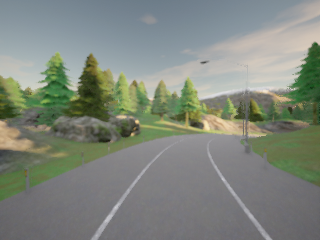
#> input picture info/cam_01_1955.png, 320 x 240 px; its folder holds only this picture in this run
$ jupyter execute lane_line_detection.ipynb   (shell and % lines are left out)   (older library calls are emulated)
#> lines starting #> are read from the running program, lines starting #| are printed output that depends on the picture; after the words box and inside, x2 and y2 are one past the last pixel; in counts of white or black regions, pixels touching at a corner belong together
#> further down, img is the input picture: shape (240, 320, 3); mean B, G, R 124.8, 134.7, 128
### utils/detector.py
import cv2
import numpy as np
from skimage.measure import LineModelND, ransac

class Detector():
    def __init__(self, scan_range={'start':0,'stop':240,'steps':20},scan_window={'height':15,'max_adjust':10}):
        self.scan_range = scan_range
        self.scan_window = scan_window
        self.model = LineModelND()
        self.debug = []

    def img_filter(self,iimg):
        """
        Filters an RGB image to get the lane boundaries

        Args:
            iimg ([type]): RGB image

        Returns:
            [type]: RGB image
        """
        iimg = cv2.cvtColor(iimg,cv2.COLOR_BGR2GRAY)
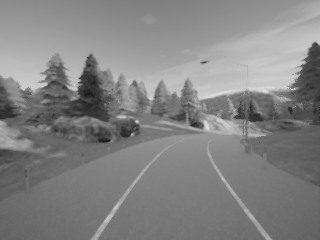
#> iimg: shape (240, 320); min 24, max 224, mean 130.9
        ciimg = cv2.Canny(iimg,50,250)
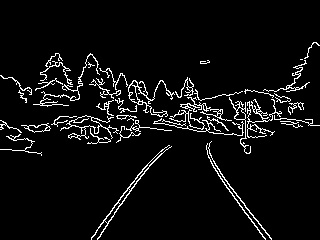
#> ciimg: shape (240, 320); 5.5% white in thin lines or dots, all inside (x1, y1, x2, y2) = (0, 42, 320, 240)
        ciimg = cv2.morphologyEx(ciimg,cv2.MORPH_DILATE,(1,1),iterations = 5)
#> ciimg: shape (240, 320); 18.3% white; 5 white regions, box (x1, y1, x2, y2) and area: (0, 42, 320, 161) 11928, (91, 145, 172, 240) 928, (206, 141, 272, 240) 844, (0, 75, 32, 108) 310, (200, 60, 210, 69) 77

        siimg = cv2.Sobel(iimg,cv2.CV_8U,1,0,ksize=1)
        siimg = cv2.morphologyEx(siimg,cv2.MORPH_DILATE,(1,1),iterations = 5)
        ret,siimg= cv2.threshold(siimg,50,255,cv2.THRESH_OTSU)
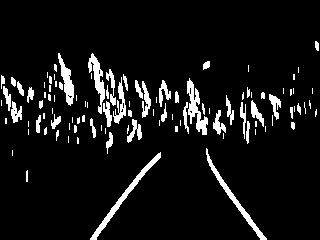
#> siimg: shape (240, 320); 7.8% white; 104 white regions (53 under 20 px), largest, box (x1, y1, x2, y2) and area: (90, 152, 161, 240) 567, (206, 148, 267, 240) 504, (187, 78, 208, 135) 478
#> ret = 17
        siimg = cv2.morphologyEx(siimg, cv2.MORPH_CLOSE, (3,3))
#> siimg: shape (240, 320); 7.8% white; 102 white regions (52 under 20 px), largest, box (x1, y1, x2, y2) and area: (90, 153, 161, 240) 560, (187, 79, 208, 136) 505, (206, 149, 267, 240) 497

        iimg= cv2.bitwise_and(ciimg,ciimg,mask=siimg)
#> iimg: shape (240, 320); 5.9% white; 105 white regions (60 under 20 px), largest, box (x1, y1, x2, y2) and area: (91, 153, 161, 240) 537, (187, 79, 208, 136) 462, (206, 149, 266, 240) 411

        return iimg

    def get_lane_detections(self,iimg,start={'x':105, 'y':230},stop={'x':135, 'y':230},label='mid', use_RANSAC=True, debug=False):
        """
        Parses the input image, with virtual sensors, detects the peeks and save the points

        Args:
            iimg ([type]): 1 channel gray image
            start (dict, optional): detection area start. Defaults to {'x':105, 'y':230}.
            stop (dict, optional): detection area start. Defaults to {'x':135, 'y':230}.
            label (str, optional): name of the line. Defaults to 'mid'.
            use_RANSAC (bool, optional): Use RANSAC. Defaults to True.
            debug (bool, optional): collect debug info. Defaults to False.

        Returns:
            [type]: detections coordinates
        """

        adjust = 0
        minx = min(start['x'],stop['x'])
        maxx = max(start['x'],stop['x']) + adjust
        detections = []
        for i in range (self.scan_range['start'],self.scan_range['stop'],self.scan_range['steps']):
            # detections y coordinate
            y = start['y']-i

            # get detections from a line
            det_line = iimg[y:y+self.scan_window['height'], minx:maxx]

            # scan an image segment, sum detection
            hist = np.sum(det_line, axis=0)

            # get peek location
            peek = np.argmax(hist)

            # define threshold = average, find peeks,
            # update 'sensor location'= peek centered
            if hist[peek] > np.average(hist):
                x1 = minx+peek
                y1 = y
                det_mid_x = minx+len(hist)//2

                adjust = x1 - det_mid_x

                # apply adjust only if in defined range
                if np.abs(adjust) >= self.scan_window['max_adjust']:
                    sing = np.sign(adjust)
                    adjust = sing * self.scan_window['max_adjust']

                minx += adjust
                maxx += adjust

                #self.buffer.append({label:[x1,y1]})
                detections.append([x1,y1])
                if debug == True:
                    self.debug.append({'detection':[x1,y1], 'detection_mid':[det_mid_x,y1],'rectangle': [minx,y1,minx+len(hist),y1+self.scan_window['height']]})

        if use_RANSAC == True:
            _, inliers = self.filter_outliers(detections)
            if inliers is not None:
                detections = np.array(detections)[inliers]

        return {label:detections}

    def filter_outliers(self,data):
        """
        apply RUNSAC

        Args:
            data ([type]): data points

        Returns:
            [type]: filtered list
        """
        model_robust = None
        inliers = None

        data = np.array(data)
        self.model.estimate(data)
        try:
            model_robust, inliers = ransac(data, LineModelND, min_samples=2, residual_threshold=1, max_trials=200)
        except:
            pass

        return model_robust,inliers

    def draw_detections(self, iimg,data):
        """
        Visualize detections

        Args:
            iimg ([type]): RGB image
            data ([type]): points detected

        Returns:
            [type]: RGB image
        """
        limg = iimg.copy()
        for v in data:
            cv2.circle(limg,(v[0],v[1]),2,[255],-1)
        if len(self.debug)>0:
            for v in self.debug:
                # window center
                cv2.circle(limg, (v['detection_mid'][0],v['detection_mid'][1]+5),1,[255])
                # detection rectangle
                cv2.rectangle(limg,(v['rectangle'][0],v['rectangle'][1]),(v['rectangle'][2],v['rectangle'][3]),[255],1)

        return limg

### utils/imagewarp.py
import cv2
import numpy as np

class ImageWarp():

    def __init__(self,img_h=240, img_w=320, offset=150, src=[[50, 240], [200, 240], [0, 0], [320, 0]],dst=[[135, 240], [150, 240], [0, 0], [320, 0]]):
        self.img_h = img_h
        self.img_w = img_w
        self.warp_offset = offset
        self.src = np.float32(src)
        self.dst = np.float32(dst)
        self.wmat = cv2.getPerspectiveTransform(self.src, self.dst)
        self.wmat_inv = cv2.getPerspectiveTransform(self.dst,self.src)

    def img_warp(self, iimg,inv=False, offset=False):
        """
        Warps an image based on the input parameters

        Args:
            iimg ([type]): RGB / Gray image
            inv (bool, optional): invers transformation. Defaults to False.
            offset (bool, optional): use offset for warping the image. Defaults to False.

        Returns:
            [type]: warped image
        """
#> called with inv = False, offset = True

        ret = []
        timg = None

        if offset == True:
            timg = iimg[self.warp_offset:self.warp_offset+self.img_h, 0:self.img_w]
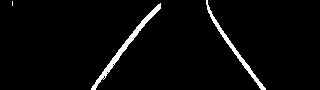
#> timg: shape (90, 320); 3.3% white; 3 white regions (1 under 20 px), largest, box (x1, y1, x2, y2) and area: (91, 3, 161, 90) 537, (206, 0, 266, 90) 410
        else:
            timg = iimg

        if inv == False:
            ret = cv2.warpPerspective(timg,self.wmat , (self.img_w, self.img_h))
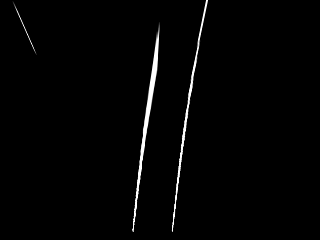
#> ret: shape (240, 320); min 0, max 255, mean 3.9
        else:
            ret = cv2.warpPerspective(timg,self.wmat_inv , (self.img_w, self.img_h))
        return ret

    def pts_unwarp(self,pts):
        """
        Backprojects points from warped image to un-warped image

        Args:
            pts ([type]): points to backproject

        Returns:
            [type]: backprojected points
        """
        return cv2.perspectiveTransform (pts, self.wmat_inv)

### utils/interpolator.py
import numpy as np

class Interpolator():

    def __init__(self,max_poly_degree=3):
        self.max_poly_degree=max_poly_degree

    def interpolate(self,indata=dict(), ip_params={'start':0, 'stop':240, 'steps':20},key='mid', nr_interpolated_points=240, equ_selector=False, debug=False):
        """
        Takes detected points, find the corresponding polynom fits the data.

        Args:
            indata ([type], optional): detected points. Defaults to dict().
            ip_params (dict, optional): interpolation info. Defaults to {'start':0, 'stop':240, 'steps':20}.
            key (str, optional): Name of the line. Defaults to 'mid'.
            nr_interpolated_points (int, optional): Max number of interpolation points. Defaults to 240.
            equ_selector (bool, optional): search the best fitting equation (line / curve, etc.). Defaults to False.
            debug (bool, optional): Collects debug info. Defaults to False.

        Returns:
            [type]: interpolated points
        """
        data = np.array(indata[0][key])

        x_coord = data[:,0]
        y_coord = data[:,1]

        min_mse_pos = self.max_poly_degree

        # polynomial degree selector
        if equ_selector == True:
            # find the best fit
            best_poly = []
            for i in range(0,self.max_poly_degree):
                pfit = np.polyfit(y_coord,x_coord,i)
                polynom = np.poly1d(pfit)
                test_y = polynom(x_coord)
                difference= y_coord-test_y
                st_d = np.std(difference)
                best_poly.append(st_d)

                if debug==True:
                    print ("polynom: ",polynom, "mse: ",mse)

            # select best poly
            min_mse_pos = np.argmin(np.array(best_poly))

        # order start from 1, position from 0
        pfit = np.polyfit(y_coord,x_coord,min_mse_pos)
        polynom = np.poly1d(pfit)

        y_ipp = np.float32(np.linspace(ip_params['start'],ip_params['stop'],ip_params['steps']))
        x_ipp = polynom(y_ipp)

        ply_coords = np.column_stack((x_ipp,y_ipp))
        return {key:ply_coords}

    # [39 lines left out: function echidistant_lane, not called in this run]

### lane_line_detection.ipynb
## Lane Lines detection

The main goal of this implementation is the detect the lane boundaries, from images captured from a front-facing camera.
The processing pipeline takes an image, filters it (using a Sobel filter). This highlights the areas with high gradient changes.

The perspective of the filtered image is changed (bird's eye view) to make easier lane detection. Then a window is applied to create a histogram of detections. The peek is taken as the highest probability for the lane. Based on the peak position, the detector-window position is adjusted to follow the detections (i.e. curve position).

After all the points were detected, a polynomial fit is applied, and a curve is interpolated. What is remaining is to un-warp the image and visualize the points.

The implementation can be tweaked to different scenarios, for outliers RANSAC can be used, or in case of a missing middle line, an equidistant approximated line can be generated.

[cell 1]
import cv2
import numpy as np
import matplotlib.pyplot as plt
import matplotlib.gridspec as gridspec
import glob

from utils.detector import Detector
from utils.interpolator import Interpolator
from utils.imagewarp import ImageWarp

#%matplotlib qt5

[cell 2]
imgpath = './info/*.png'

test_img_list = glob.glob(imgpath)

src=[[50, 240], [200, 240], [0, 0], [320, 0]]
dst=[[135, 270], [150, 270], [0, 0], [320, 0]]
scan_range={'start':0,'stop':240,'steps':10}
scan_window={'height':8,'max_adjust':8}
offset = 150

DISPLAY_COLS = 1
DISPLAY_ROWS = 2

SAVE_RESULTS = False
ESTIMATE_FROM_1_LANE = False

if ESTIMATE_FROM_1_LANE == False:
    lanes =[{'label':'mid','detections':{'start':{'x':115,'y':230},'stop':{'x':145,'y':230}}},
            {'label':'right','detections':{'start':{'x':145,'y':230},'stop':{'x':175,'y':230}}}
           ]
else:
    lanes =[{'label':'right','detections':{'start':{'x':145,'y':230},'stop':{'x':175,'y':230}}}
           ]

iw_obj = ImageWarp(offset=offset,src=src,dst=dst)
det_obj = Detector(scan_range=scan_range,scan_window=scan_window)
ip_obj = Interpolator(max_poly_degree=2)


img = cv2.imread(test_img_list[0])
img = cv2.cvtColor(img,cv2.COLOR_BGR2RGB)

oimg = img.copy()

f_img = det_obj.img_filter(img)
f_w_img = iw_obj.img_warp(f_img,offset=True)
color = [1,1,1]

img_detected_points = f_w_img.copy()
img_line_fitted = f_w_img.copy()

for i,lane in enumerate(lanes):
    detected_points = det_obj.get_lane_detections(f_w_img,start=lane['detections']['start'],stop=lane['detections']['stop'],label=lane['label'],use_RANSAC=True, debug=True)
    img_detected_points = det_obj.draw_detections(img_detected_points,detected_points[lane['label']])

    interpolated_points = ip_obj.interpolate([detected_points],key=lane['label'],equ_selector=False,debug=False)

    pts = np.array([interpolated_points[lane['label']]])
    cv2.polylines(img_line_fitted, [np.int32(pts)], False, [255], 2)

    unwarped_pts = np.int32(iw_obj.pts_unwarp(pts))
    unwarped_pts_offset = np.add(unwarped_pts,[0,offset])

    color[i]=255
    cv2.polylines(img, [unwarped_pts_offset], False, color, 2)

    if ESTIMATE_FROM_1_LANE == True:
        ed_pts = np.float32(ip_obj.echidistant_lane(pts,return_end_point=True, distnce=40))
        cv2.polylines(img_line_fitted, [np.int32(ed_pts)], False, [255], 2)

        ed_unwarped_pts = np.int32(iw_obj.pts_unwarp(ed_pts))
        ed_unwarped_pts_offset = np.add(ed_unwarped_pts,[0,offset])

        cv2.polylines(img, [ed_unwarped_pts_offset], False, color, 2)
#> this loop made 2 passes
#> pass 1, `img_detected_points = det_obj.draw_detections(img_detected_points,dete..`:
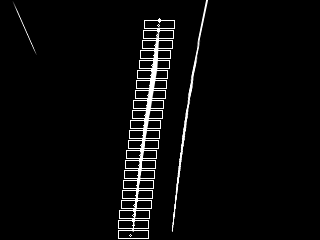
#> img_detected_points: shape (240, 320); min 0, max 255, mean 9.3
#> after the loop:
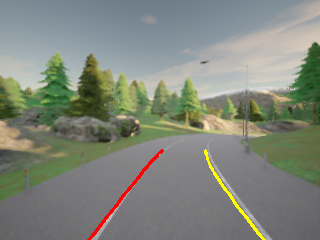
#> img: shape (240, 320, 3); mean R, G, B 129.1, 134.5, 123.4
#> after the loop:
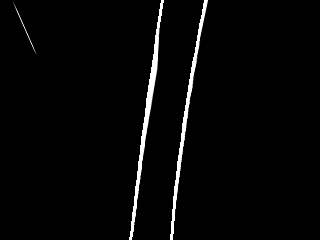
#> img_line_fitted: shape (240, 320); 1.24% of pixels changed, all inside (x1, y1, x2, y2) = (129, 0, 206, 240)
#> after the loop, color = [255, 255, 1]


concat_img = cv2.hconcat([oimg,cv2.cvtColor(f_img,cv2.COLOR_GRAY2RGB),cv2.cvtColor(f_w_img,cv2.COLOR_GRAY2RGB)])
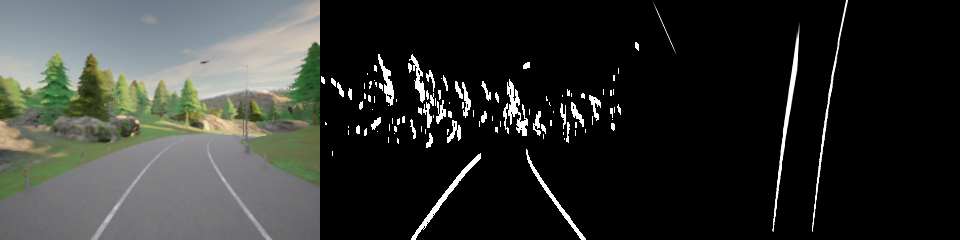
#> concat_img: shape (240, 960, 3); mean R, G, B 49, 51.2, 47.9
concat_img1 = cv2.hconcat([cv2.cvtColor(img_detected_points,cv2.COLOR_GRAY2RGB),cv2.cvtColor(img_line_fitted,cv2.COLOR_GRAY2RGB),img])
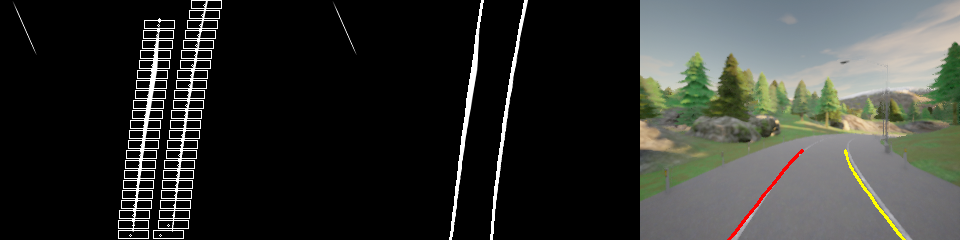
#> concat_img1: shape (240, 960, 3); mean R, G, B 50.3, 52.1, 48.4

if SAVE_RESULTS == True:
    cv2.imwrite('./concat_img.jpg',cv2.cvtColor(concat_img, cv2.COLOR_BGR2RGB))
    cv2.imwrite('./concat_img1.jpg',cv2.cvtColor(concat_img1, cv2.COLOR_BGR2RGB))

fig = plt.figure(constrained_layout=True)
spec = gridspec.GridSpec(ncols=DISPLAY_COLS, nrows=DISPLAY_ROWS, figure=fig)
fig = plt.figure(figsize=(30, 30))

subplot = fig.add_subplot(spec[0,0])
subplot.set_xlabel('Original / Filtered / Warped Image')
subplot.imshow(concat_img)

subplot = fig.add_subplot(spec[1,0])
subplot.set_xlabel('Detections / Curve fitting / Preprojection')
subplot.imshow(concat_img1)

$ run again, on info/cam_01_825.png
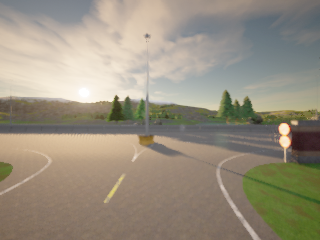
#> input picture info/cam_01_825.png, 320 x 240 px
#> img is the input picture: shape (240, 320, 3); mean B, G, R 127.3, 143.9, 152.3
#> in img_filter, `ret,siimg= cv2.threshold(siimg,50,255,cv2.THRESH_OTSU)`: ret = 24
#> timg: shape (90, 320); 2.7% white; 15 white regions (7 under 20 px), largest, box (x1, y1, x2, y2) and area: (216, 20, 254, 90) 267, (103, 25, 123, 58) 147, (4, 34, 18, 47) 86
#> the loop `for i,lane in enumerate(lanes):` made 2 passes
#> after the loop `for i,lane in enumerate(lanes):`:
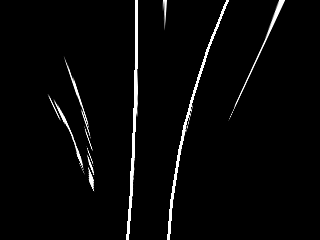
#> img_line_fitted: shape (240, 320); min 0, max 255, mean 7.5
#> after the loop `for i,lane in enumerate(lanes):`: color = [255, 255, 1]
#> `concat_img1 = cv2.hconcat([cv2.cvtColor(img_detected_points,cv2.COLOR_..`:
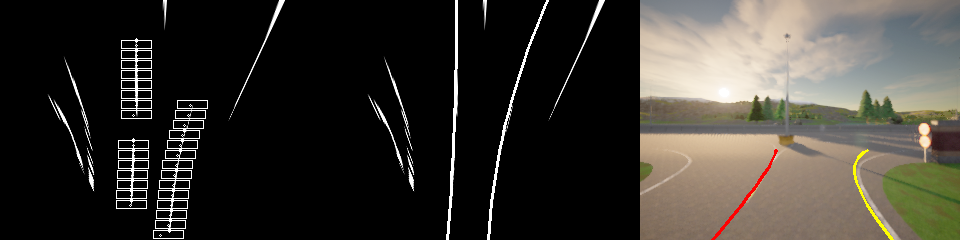
#> concat_img1: shape (240, 960, 3); mean R, G, B 57.4, 54.2, 48.4

$ run again, on info/cam_01_441.png
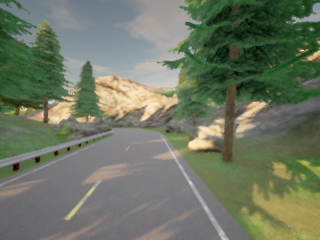
#> input picture info/cam_01_441.png, 320 x 240 px
#> img is the input picture: shape (240, 320, 3); mean B, G, R 99.2, 118.6, 110
#> in img_filter, `ret,siimg= cv2.threshold(siimg,50,255,cv2.THRESH_OTSU)`: ret = 23
#> timg: shape (90, 320); 3% white; 18 white regions (10 under 20 px), largest, box (x1, y1, x2, y2) and area: (166, 0, 222, 90) 369, (64, 33, 97, 75) 250, (16, 14, 20, 26) 30
#> the loop `for i,lane in enumerate(lanes):` made 2 passes
#> after the loop `for i,lane in enumerate(lanes):`: color = [255, 255, 1]
#> `concat_img1 = cv2.hconcat([cv2.cvtColor(img_detected_points,cv2.COLOR_..`:
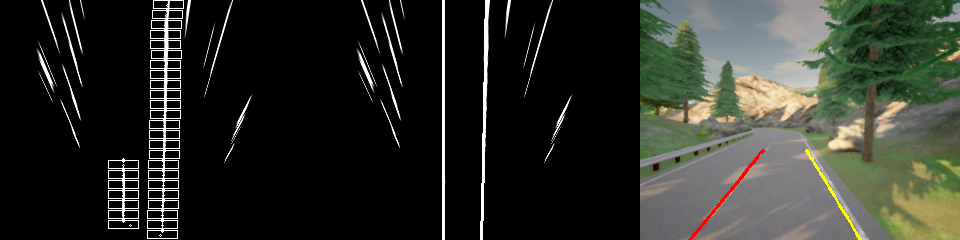
#> concat_img1: shape (240, 960, 3); mean R, G, B 44.4, 46.8, 40
